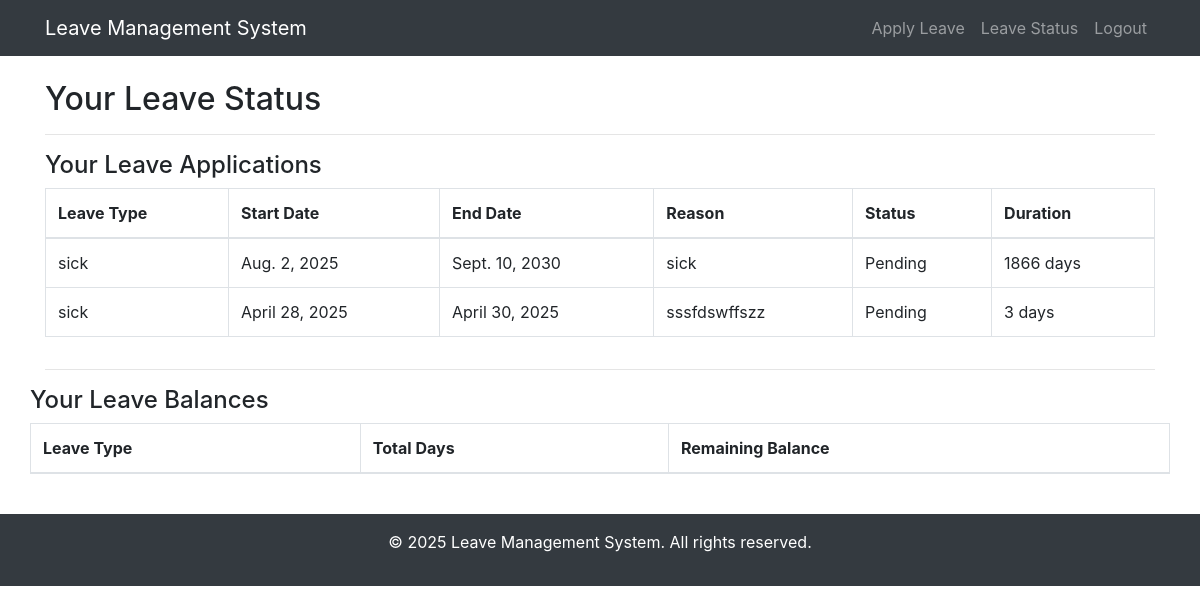
The page /leave_status/ (signed in) on the database its author committed.
### leave/models.py (models this page shows, shortened)
class LeaveApplication(models.Model):
    STATUS_PENDING = 'Pending'
    STATUS_APPROVED = 'Approved'
    STATUS_REJECTED = 'Rejected'
    STATUS_CHOICES = [
        (STATUS_PENDING, 'Pending'),
        (STATUS_APPROVED, 'Approved'),
        (STATUS_REJECTED, 'Rejected')
    ]
    user = models.ForeignKey(User, on_delete=models.CASCADE, related_name='leave_applications')
    leave_type = models.ForeignKey(Type_leave, on_delete=models.CASCADE)
    start_date = models.DateField()
    end_date = models.DateField()
    reason = models.TextField()
    status = models.CharField(max_length=30, choices=STATUS_CHOICES, default=STATUS_PENDING)
    def duration(self):
        return (self.end_date - self.start_date).days + 1

class Type_leave(models.Model):
    name = models.CharField(max_length=200)
    no_days = models.PositiveIntegerField(default=0)

### leave/views.py (the view)
# urls.py: path('leave_status/', LeaveStatusView.as_view(), name='leave_status'),  # Using class-based view for leave status
class LeaveStatusView(LoginRequiredMixin, TemplateView):
    template_name = 'leave_status.html'
    def get_context_data(self, **kwargs):
        context = super().get_context_data(**kwargs)
        applications = LeaveApplication.objects.filter(user=self.request.user)
        leave_balances = LeaveBalance.objects.filter(user=self.request.user)
        for application in applications:
            if application.status == 'Approved':
                leave_balance = leave_balances.filter(leave_type=application.leave_type).first()
                if leave_balance:
                    leave_balance.balance -= application.duration()
                    leave_balance.save()
        context['applications'] = applications
        context['leave_balances'] = leave_balances
        return context

### templates/leave_status.html (shortened to what this page needs)
{% extends 'base.html' %}
{% block content %}
    <h2>Your Leave Status</h2>
    <hr>
    <div class="row">
        {% if applications %}
            <div class="col-md-12">
                <h4>Your Leave Applications</h4>
                <table class="table table-bordered">
                    <thead>
                        <tr>
                            <th>Leave Type</th>
                            <th>Start Date</th>
                            <th>End Date</th>
                            <th>Reason</th>
                            <th>Status</th>
                            <th>Duration</th>
                        </tr>
                    </thead>
                    <tbody>
                        {% for application in applications %}
                            <tr>
                                <td>{{ application.leave_type.name }}</td>
                                <td>{{ application.start_date }}</td>
                                <td>{{ application.end_date }}</td>
                                <td>{{ application.reason }}</td>
                                <td>{{ application.status }}</td>
                                <td>{{ application.duration }} days</td>
                            </tr>
                        {% endfor %}
                    </tbody>
                </table>
            </div>
        {% else %}
            <p>You have no leave applications.</p>
        {% endif %}
    </div>
    <hr>
    <div class="row">
        <h4>Your Leave Balances</h4>
        <table class="table table-bordered">
            <thead>
                <tr>
                    <th>Leave Type</th>
                    <th>Total Days</th>
                    <th>Remaining Balance</th>
                </tr>
            </thead>
        </table>
    </div>
{% endblock %}

### templates/base.html (shortened to what this page needs)
<!DOCTYPE html>
<html lang="en">
<head>
    <link href="https://stackpath.bootstrapcdn.com/bootstrap/4.5.2/css/bootstrap.min.css" rel="stylesheet">
</head>
<body>
    <nav class="navbar navbar-expand-lg navbar-dark bg-dark">
        <div class="container">
            <a class="navbar-brand" href="{% url 'home' %}">Leave Management System</a>
            <div class="collapse navbar-collapse" id="navbarNav">
                <ul class="navbar-nav ml-auto">
                    {% if user.is_authenticated %}
                        <li class="nav-item">
                            <a class="nav-link" href="{% url 'apply_leave' %}">Apply Leave</a>
                        </li>
                        <li class="nav-item">
                            <a class="nav-link" href="{% url 'leave_status' %}">Leave Status</a>
                        </li>
                        <li class="nav-item">
                            <a class="nav-link" href="{% url 'logout' %}">Logout</a>
                        </li>
                    {% endif %}
                </ul>
            </div>
        </div>
    </nav>
    <div class="container mt-4">
        {% block content %}
        {% endblock %}
    </div>
    <footer class="bg-dark text-white text-center py-3 mt-4">
        <p>&copy; 2025 Leave Management System. All rights reserved.</p>
    </footer>
</body>
</html>

### rows shown on the page
LeaveApplication: leave_type.name "sick", start_date "Aug. 2, 2025", end_date "Sept. 10, 2030", reason "sick", status "Pending", duration "1866"
LeaveApplication: leave_type.name "sick", start_date "April 28, 2025", end_date "April 30, 2025", reason "sssfdswffszz", status "Pending", duration "3"
